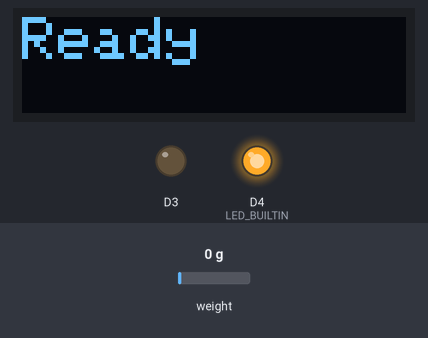
A program run on a simulated ESP8266 (NodeMCU). Shown: 128×32 one-colour display, output pins drawn as LEDs (lit = HIGH, except the on-board LED, lit = LOW). Inputs (shaded band) come from the test bench; at power-on: weight on the scale 0 g. What the program prints to the serial monitor is not drawn.

Above: at 2.1 s.
At 9.6 s:
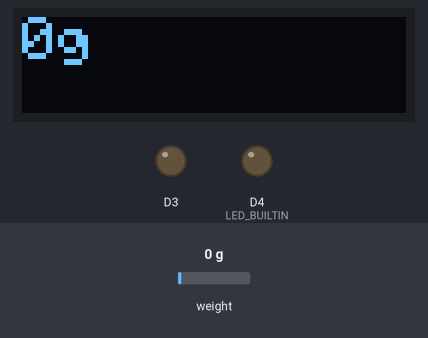
9.7 s: weight on the scale set to 3 g
At 15.3 s:
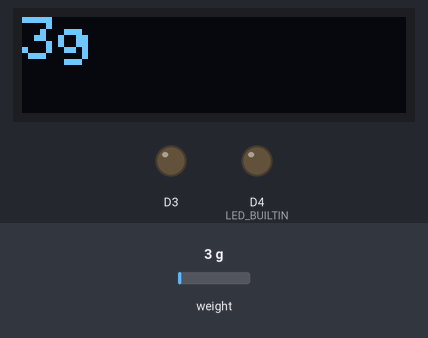
16.0 s: weight on the scale set to 100 g
At 21.3 s:
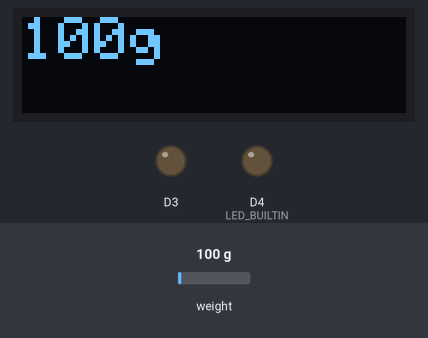
22.0 s: weight on the scale set to 1250 g
At 26.1 s:
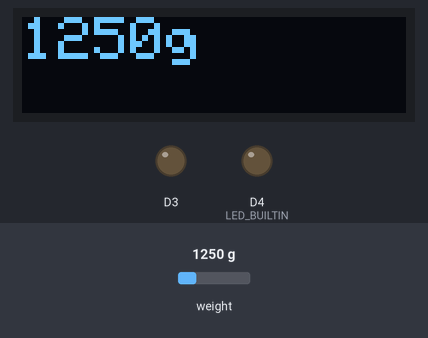
Timing chart, 0 to 27.6 s (numbered marks = the images above; inputs shaded):
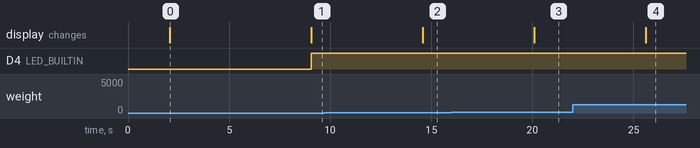

Measured:
- after the input at 9.7 s, the display: changes after 4.9 s (image 2)
- after the input at 16.0 s, the display: changes after 4.1 s (image 3)
- after the input at 22.0 s, the display: changes after 3.6 s (image 4)
- what the display in image 0 shows lasts 7.0 s, from 2.1 s to 9.1 s

The program:

main.cpp
```cpp
#include <Wire.h>
#include <Adafruit_GFX.h>
#include <Adafruit_SSD1306.h>
#include <HX711.h>

#define SCREEN_WIDTH 128 // OLED display width, in pixels
#define SCREEN_HEIGHT 32 // OLED display height, in pixels
#define OLED_RESET LED_BUILTIN // Reset pin # (or -1 if sharing Arduino reset pin)

HX711 scale; // HX711 Load Cell Sensor
TwoWire Wire2; // Second I2C bus
Adafruit_SSD1306 display(SCREEN_WIDTH, SCREEN_HEIGHT, &Wire2, OLED_RESET); // I2C Display

const int LOADCELL_DOUT_PIN = D7;
const int LOADCELL_SCK_PIN = D6;
const float WEIGHT_MULTIPLIER = 0.00263;

float last_weight = 0.0F;
boolean weight_stable = false;

void update_oled_screen(long reading) {
  display.clearDisplay();
  display.setCursor(0, 0);
  display.setTextSize(2);
  display.setTextColor(SSD1306_WHITE);
  display.print(reading);
  display.print("g");
  display.display();
}

void update_oled_screen(const char* text, int text_size = 2) {
  display.clearDisplay();
  display.setCursor(0, 0);
  display.setTextSize(text_size);
  display.setTextColor(SSD1306_WHITE);
  display.print(text);
  display.display();
}

float get_weight() {
  float reading = scale.get_units(50);
  return reading;
}

void setup() {
  Serial.begin(9600);

  pinMode(D3, OUTPUT);
  pinMode(LED_BUILTIN, OUTPUT);

  // SSD1306_SWITCHCAPVCC = generate display voltage from 3.3V internally
  if(!display.begin(SSD1306_SWITCHCAPVCC, 0x3C)) { // Address 0x3C for 128x32
    Serial.println(F("SSD1306 allocation failed"));
    for(;;); // Don't proceed, loop forever
  }

  update_oled_screen("Initialising...", 1);

  scale.begin(LOADCELL_DOUT_PIN, LOADCELL_SCK_PIN);
  scale.tare(20);
  scale.set_scale(380.2281F);

  update_oled_screen("Ready");

  delay(2000);
}

void loop() {

  if (scale.is_ready()) {

    auto weight = get_weight();
    auto target_weight = last_weight * 0.9F;

    Serial.print("Last weight: ");
    Serial.println(last_weight);

    Serial.print("Target Weight: ");
    Serial.println(target_weight);

    update_oled_screen(weight);

    Serial.print("HX711 average: ");
    Serial.println(weight);

    Serial.print("Weight stable: ");
    Serial.println(weight_stable);

    if (weight > 1.0F && weight > target_weight && weight_stable) {
      digitalWrite(D3, HIGH);
      digitalWrite(LED_BUILTIN, LOW);
      delay(1000);
      digitalWrite(D3, LOW);
    } else {
      digitalWrite(LED_BUILTIN, HIGH);
    }

    if ((int)last_weight == (int)weight && weight_stable == false && weight > 1.0F) {
      weight_stable = true;
    }

    last_weight = weight;

    if (weight_stable) {
      Serial.print("Waiting for 5 minutes");
      delay(300000);
    } else {
      delay(500);
    }

  } else {
    Serial.println("HX711 not found.");
    delay(500);
  }

  Serial.println("HX711 not found.");
}
```
